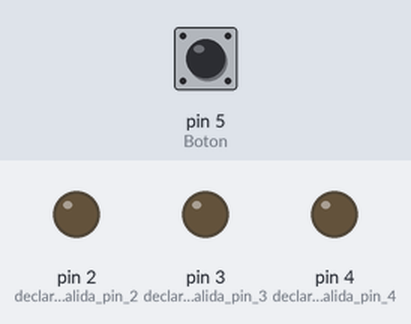
The sketch below on a simulated Arduino Uno, built with avr-gcc and run on an emulated ATmega328P. Parts: output pins drawn as LEDs (lit = HIGH). The inputs (shaded band) are chosen by the test bench; at power-on: pin 5 (Boton) LOW.

Above: at 1.2 s.
1.3 s: pin 5 (Boton) pulled HIGH for 0.15 s
At 2.5 s:
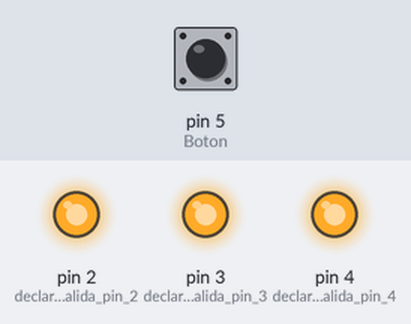
4.4 s: pin 5 (Boton) pulled HIGH for 1 s
At 7.6 s:
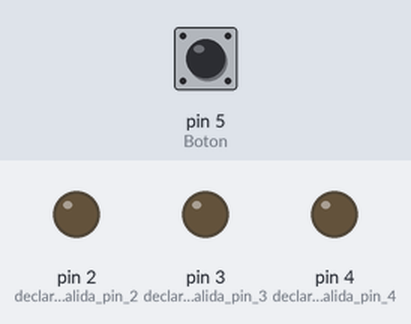
7.9 s: pin 5 (Boton) pulled HIGH for 3.2 s
At 8.7 s:
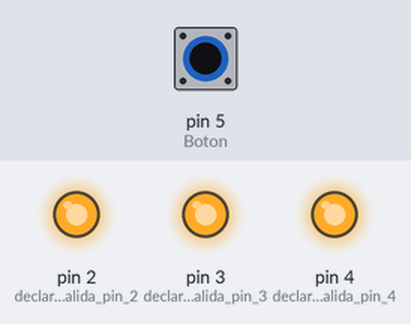
Timing chart, 0 to 13.4 s (numbered marks = the images above; inputs shaded):
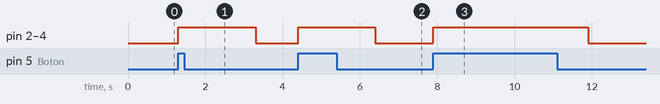

The sketch:

t2.ino
```cpp
int ledRojo = 2;//declaramos ledRojo en pin 2
int ledVerde = 3;//declaramos ledVerde en pin 3
int ledAzul = 4;//declaramos ledAzul en pin 4
const int Boton = 5;//declaramos constante entera en pin 5
int on;//declaramos etiqueta on

void setup() {
  pinMode(2, OUTPUT); //declaramos salida pin 2
  pinMode(3, OUTPUT); //declaramos salida pin 3
  pinMode(4, OUTPUT); //declaramos salida pin 4
  pinMode(5, INPUT); //declaramos entradan en pin 5

}

void loop() {

  on = digitalRead (Boton);//lee Boton y guarda su valor en on

  if ( on == HIGH) { //SI on es igual a 1
    digitalWrite(2, HIGH); //enciende ledRojo
    digitalWrite(3, HIGH); //enciende ledVerde
    digitalWrite(4, HIGH); //enciende ledAzul
    delay(2000);//espera 2 segundos

  } else { //SINO

    digitalWrite(2, LOW); //apaga ledRojo
    digitalWrite(3, LOW); //apaga ledVerde
    digitalWrite(4, LOW); //apaga ledAzul

  }


}
```

Measured:
- after the input at 1.3 s, pin 2 (declaramos_salida_pin_2), pin 3 (declaramos_salida_pin_3), pin 4 (declaramos_salida_pin_4): LOW → HIGH at once, → LOW 2.0 s later
- after the input at 4.4 s, pin 2 (declaramos_salida_pin_2), pin 3 (declaramos_salida_pin_3), pin 4 (declaramos_salida_pin_4): LOW → HIGH at once, → LOW 2.0 s later
- after the input at 7.9 s, pin 2 (declaramos_salida_pin_2), pin 3 (declaramos_salida_pin_3), pin 4 (declaramos_salida_pin_4): LOW → HIGH at once, → LOW 4.0 s later
